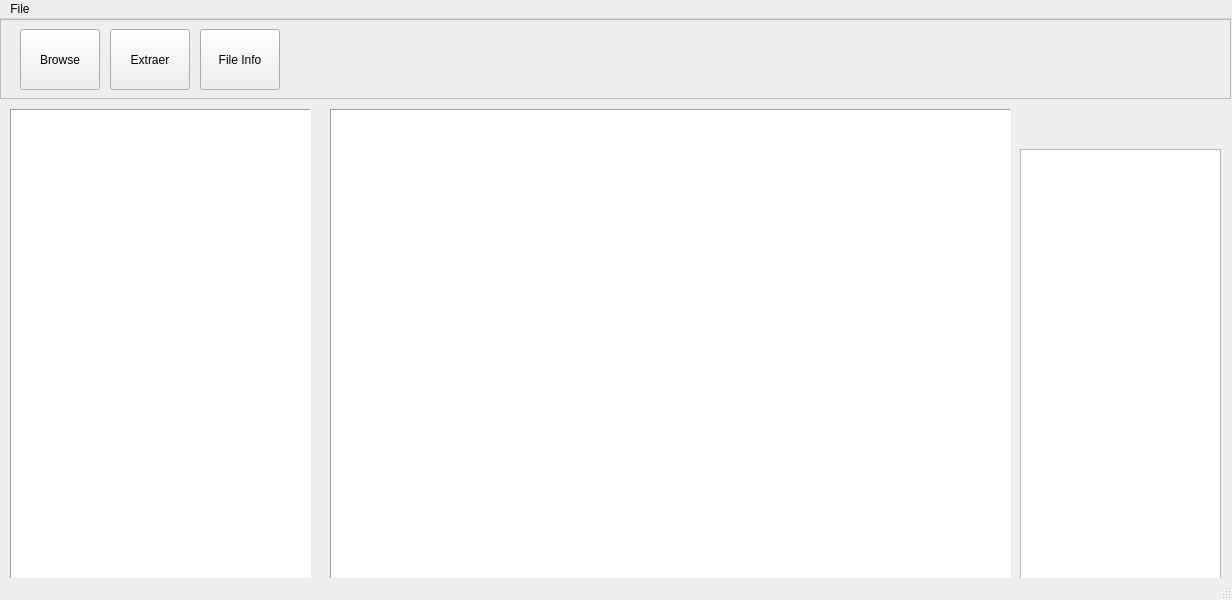
<?xml version="1.0" encoding="UTF-8"?>
<ui version="4.0">
 <class>MainWindow</class>
 <widget class="QMainWindow" name="MainWindow">
  <property name="geometry">
   <rect>
    <x>0</x>
    <y>0</y>
    <width>1232</width>
    <height>600</height>
   </rect>
  </property>
  <property name="windowTitle">
   <string>MainWindow</string>
  </property>
  <widget class="QWidget" name="centralwidget">
   <widget class="QFrame" name="frame">
    <property name="geometry">
     <rect>
      <x>0</x>
      <y>0</y>
      <width>1231</width>
      <height>80</height>
     </rect>
    </property>
    <property name="frameShape">
     <enum>QFrame::StyledPanel</enum>
    </property>
    <property name="frameShadow">
     <enum>QFrame::Raised</enum>
    </property>
    <widget class="QPushButton" name="pushButton">
     <property name="geometry">
      <rect>
       <x>110</x>
       <y>10</y>
       <width>80</width>
       <height>61</height>
      </rect>
     </property>
     <property name="text">
      <string>Extraer</string>
     </property>
    </widget>
    <widget class="QPushButton" name="pushButton_2">
     <property name="geometry">
      <rect>
       <x>200</x>
       <y>10</y>
       <width>80</width>
       <height>61</height>
      </rect>
     </property>
     <property name="text">
      <string>File Info</string>
     </property>
    </widget>
    <widget class="QPushButton" name="pushButton_3">
     <property name="geometry">
      <rect>
       <x>20</x>
       <y>10</y>
       <width>80</width>
       <height>61</height>
      </rect>
     </property>
     <property name="text">
      <string>Browse</string>
     </property>
    </widget>
   </widget>
   <widget class="QListView" name="listView">
    <property name="geometry">
     <rect>
      <x>330</x>
      <y>90</y>
      <width>681</width>
      <height>471</height>
     </rect>
    </property>
    <property name="frameShape">
     <enum>QFrame::Panel</enum>
    </property>
   </widget>
   <widget class="QTreeView" name="treeView_2">
    <property name="geometry">
     <rect>
      <x>10</x>
      <y>90</y>
      <width>301</width>
      <height>471</height>
     </rect>
    </property>
    <property name="frameShape">
     <enum>QFrame::Panel</enum>
    </property>
   </widget>
   <widget class="QListView" name="listView_2">
    <property name="geometry">
     <rect>
      <x>1020</x>
      <y>130</y>
      <width>201</width>
      <height>431</height>
     </rect>
    </property>
    <property name="frameShape">
     <enum>QFrame::StyledPanel</enum>
    </property>
   </widget>
   <widget class="QLabel" name="label">
    <property name="geometry">
     <rect>
      <x>1020</x>
      <y>90</y>
      <width>201</width>
      <height>21</height>
     </rect>
    </property>
    <property name="text">
     <string/>
    </property>
    <property name="alignment">
     <set>Qt::AlignCenter</set>
    </property>
   </widget>
   <zorder>listView</zorder>
   <zorder>frame</zorder>
   <zorder>treeView_2</zorder>
   <zorder>listView_2</zorder>
   <zorder>label</zorder>
  </widget>
  <widget class="QMenuBar" name="menubar">
   <property name="geometry">
    <rect>
     <x>0</x>
     <y>0</y>
     <width>1232</width>
     <height>21</height>
    </rect>
   </property>
   <widget class="QMenu" name="menuZip_Utility">
    <property name="title">
     <string>File</string>
    </property>
    <addaction name="actionExtraer"/>
    <addaction name="actionBrowse"/>
   </widget>
   <addaction name="menuZip_Utility"/>
  </widget>
  <widget class="QStatusBar" name="statusbar"/>
  <action name="actionExtraer">
   <property name="text">
    <string>Extraer</string>
   </property>
  </action>
  <action name="actionBrowse">
   <property name="text">
    <string>Browse</string>
   </property>
  </action>
 </widget>
 <resources/>
 <connections/>
</ui>
